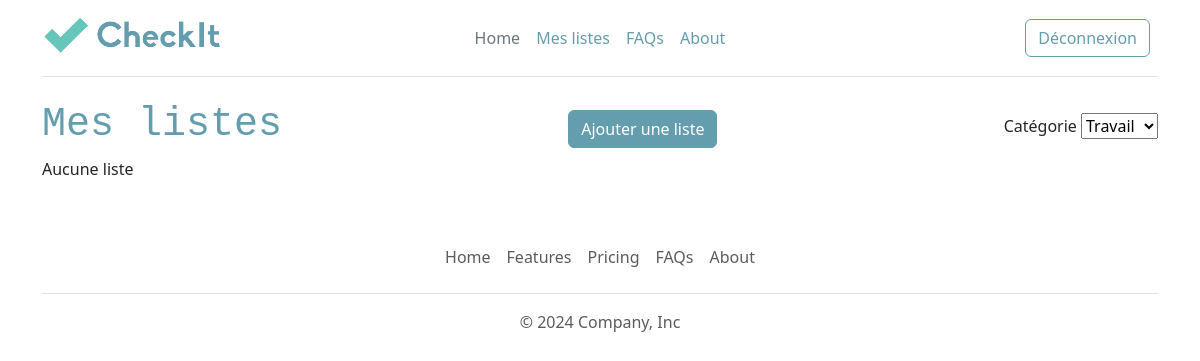
Before: /mes-listes.php?category=2 (signed in) with the older database file.
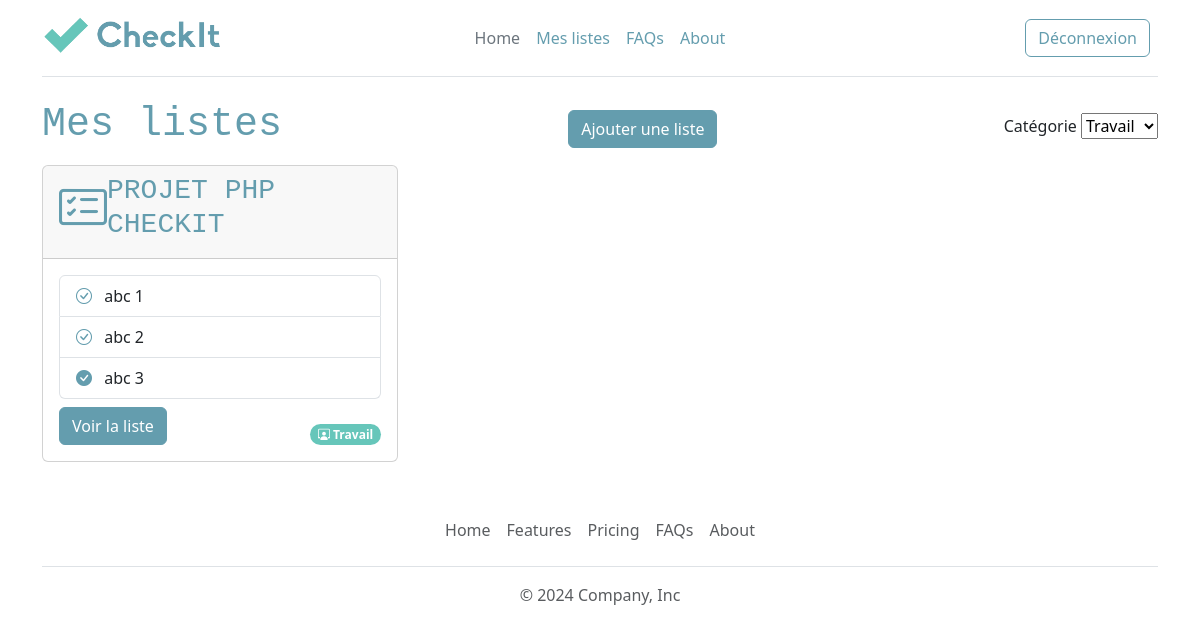
After: the same page with the newer database file.
### tables this page shows
CREATE TABLE IF NOT EXISTS `list` (
  `id` int(10) UNSIGNED NOT NULL AUTO_INCREMENT,
  `title` varchar(255) NOT NULL,
  `user_id` int(10) UNSIGNED NOT NULL,
  `category_id` int(10) UNSIGNED NOT NULL,
  PRIMARY KEY (`id`),
  KEY `list_ibfk_1` (`category_id`),
  KEY `list_ibfk_2` (`user_id`)
);

CREATE TABLE IF NOT EXISTS `item` (
  `id` int(10) UNSIGNED NOT NULL AUTO_INCREMENT,
  `name` varchar(255) NOT NULL,
  `status` tinyint(1) NOT NULL,
  `list_id` int(10) UNSIGNED NOT NULL,
  PRIMARY KEY (`id`),
  KEY `item_ibfk_1` (`list_id`)
);

CREATE TABLE IF NOT EXISTS `category` (
  `id` int(10) UNSIGNED NOT NULL AUTO_INCREMENT,
  `name` varchar(255) NOT NULL,
  `icon` varchar(255) NOT NULL,
  PRIMARY KEY (`id`)
);

### lib/session.php (called while the page is built, shortened)
<?php
function isUserConnected():bool
{
    return isset($_SESSION['user']);
}

### lib/category.php (called while the page is built)
<?php
function getCategories(PDO $pdo):array
{
    $query = $pdo->prepare("SELECT * FROM category");
    $query->execute();
    return $query->fetchAll(PDO::FETCH_ASSOC);
}

### lib/list.php (called while the page is built, shortened)
<?php
function getListsByUserId(PDO $pdo, int $userId, int $categoryId=null):array
{
    $sql = "SELECT list.*, category.name as category_name,
    category.icon as category_icon
    FROM list
    JOIN category ON category.id = list.category_id
    WHERE user_id = :user_id";
    if ($categoryId) {
        $sql .= " AND list.category_id = :category_id";
    }
    $query = $pdo->prepare($sql);
    $query->bindValue(':user_id', $userId, PDO::PARAM_INT);
    if ($categoryId) {
        $query->bindValue(':category_id', $categoryId, PDO::PARAM_INT);
    }
    $query->execute();
    $lists = $query->fetchAll(PDO::FETCH_ASSOC);
    return $lists;
}
function getListItems(PDO $pdo, int $id):array
{
    $query = $pdo->prepare('SELECT * FROM item WHERE list_id = :id');
    $query->bindValue(':id', $id, PDO::PARAM_INT);
    $query->execute();
    return $query->fetchAll(PDO::FETCH_ASSOC);
}

### mes-listes.php (the view, shortened to what this page needs)
<?php
require_once 'templates/header.php';
require_once 'lib/pdo.php';
require_once 'lib/list.php';
require_once 'lib/category.php';
$categoryId = null;
if (isset($_SESSION['user'])) {
    if (isset($_GET['category'])) {
        $categoryId = (int)$_GET['category'];
    }
    $lists = getListsByUserId($pdo, $_SESSION['user']['id'], $categoryId);
}
$categories = getCategories($pdo);
?>
<div class="container">
    <div class="d-flex justify-content-between align-items-center">
        <h1>Mes listes</h1>
        <?php if (isUserConnected()) { ?>
            <a href="ajout-modification-liste.php" class="btn btn-primary">Ajouter une liste</a>
        <?php } ?>
        <form method="get">
            <label for="category" class="form-label">Catégorie</label>
            <select name="category" id="category" onchange="this.form.submit()">
                <?php foreach($categories as $category) { ?>
                    <option <?=((int)$category['id'] === $categoryId ? 'selected="selected"': '' )?> value="<?=$category['id']?>"><?=$category['name']?></option>
                <?php } ?>
            </select>
        </form>
    </div>
    <div class="row">
        <?php if (isUserConnected()) {
            if ($lists) {
                foreach ($lists as $list) { ?>
                    <div class="col-md-4 my-2">
                        <div class="card w-100">
                            <div class="card-header d-flex align-items-center justify-content-evenly">
                                <i class="bi bi-card-checklist"></i>
                                <h3 class="card-title"><?=$list['title'] ?></h3>
                            </div>
                            <div class="card-body d-flex flex-column ">
                                <?php $items = getListItems($pdo, $list['id']); ?>
                                <?php if ($items) { ?>
                                <ul class="list-group">
                                    <?php foreach ($items as $item) { ?>
                                        <li class="list-group-item"><a class="me-2" href="ajout-modification-liste.php?id=<?=$list['id']?>&action=updateStatusListItem&redirect=list&item_id=<?=$item['id'] ?>&status=<?=!$item['status'] ?>"><i class="bi bi-check-circle<?=($item['status'] ? '-fill' : '')?>"></i></a> <?= $item['name'] ?></li>
                                    <?php } ?>
                                </ul>
                                <?php } ?>
                                <div class="d-flex justify-content-between align-items-end mt-2">
                                    <a href="ajout-modification-liste.php?id=<?=$list['id'] ?>" class="btn btn-primary">Voir la liste</a>
                                    <span class="badge rounded-pill text-bg-primary">
                                        <i class="bi <?=$list['category_icon']?>"></i>
                                        <?=$list['category_name']?>
                                    </span>
                                </div>
                            </div>
                        </div>
                    </div>
                <?php } ?>
            <?php } else { ?>
                <p>Aucune liste</p>
            <?php } ?>
        <?php } else { ?>
            <p>Pour consulter vos listes, vous devez être connecté:</p>
            <a href="login.php" class="btn btn-outline-primary me-2">Login</a>
        <?php } ?>
    </div>
</div>
<?php require_once __DIR__ . "/templates/footer.php" ?>

Changed rows visible on the page:
added list: title "PROJET PHP CHECKIT", category.name "Travail"
added item: status 0 (drawn), name "abc 1"
added item: status 0 (drawn), name "abc 2"
added item: status 1 (drawn), name "abc 3"
Other visible differences:
text no longer shown: "Aucune liste"
